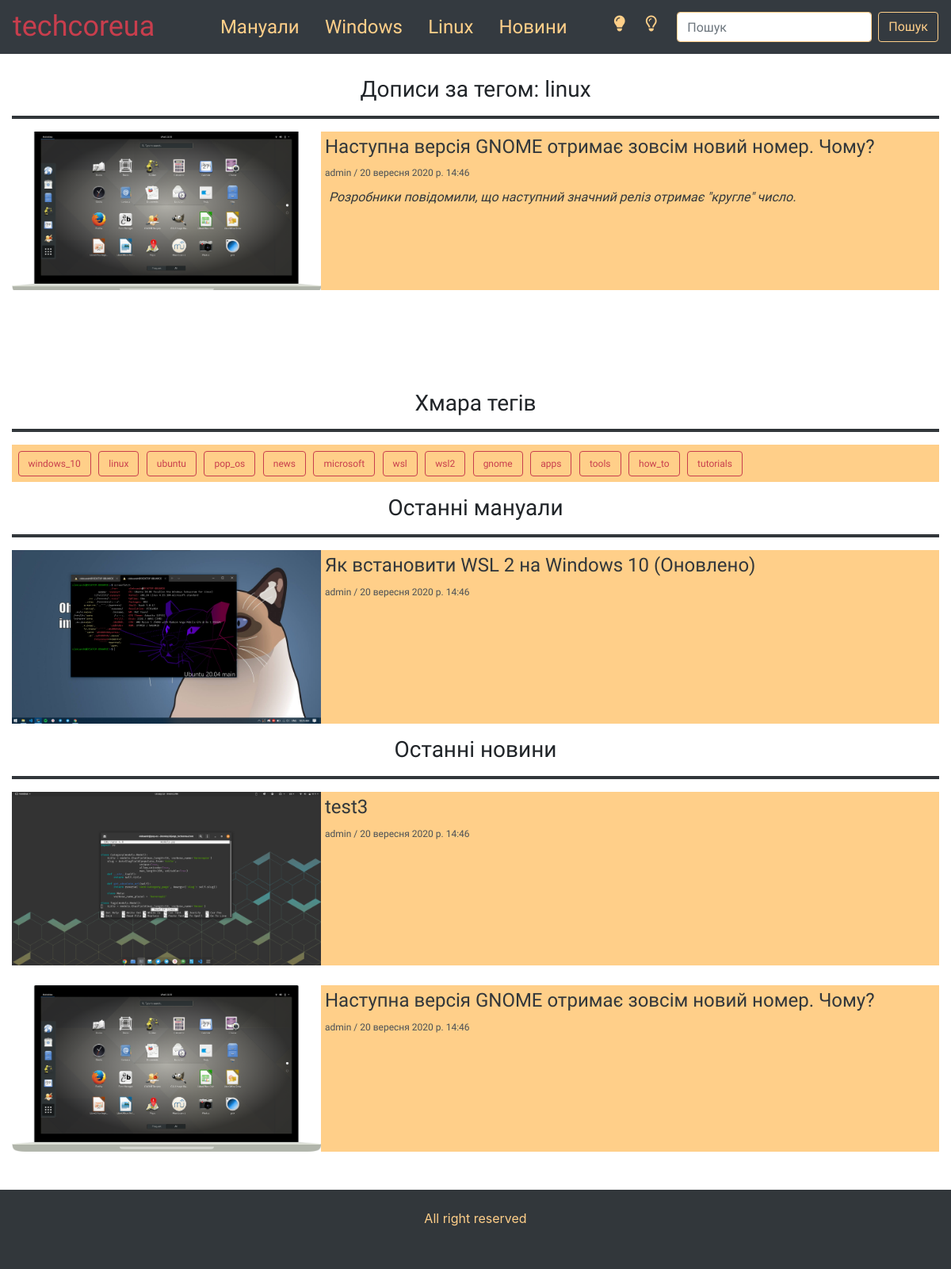
Screenshot of /tag/linux with the database file from the repository.
### core/models.py (models this page shows, shortened)
class Category(models.Model):
    title = models.CharField(max_length=50, verbose_name='Категорія')
    slug = AutoSlugField(populate_from='title',
                        unique=True,
                        allow_unicode=True,
                        max_length=200, editable=True)
    def get_absolute_url(self):
        return reverse('core:category_page', kwargs={'slug': self.slug})
    class Meta:
        verbose_name_plural = 'Категорії'

class Tags(models.Model):
    title = models.CharField(max_length=50, verbose_name='Назва')
    slug = AutoSlugField(populate_from='title',
                        unique=True,
                        allow_unicode=True,
                        max_length=200)
    def get_absolute_url(self):
        return reverse('core:tag_page', kwargs={'slug': self.slug})
    class Meta:
        verbose_name_plural = 'Теги'
        ordering = ('id',)

class Post(models.Model):
    title = models.CharField(max_length=150, verbose_name='Назва')
    main_image = models.ImageField(verbose_name='Головне фото', upload_to='uploads/main_images')
    preview_text = models.CharField(verbose_name='Текст-прев\`ю', max_length=300)
    text = models.CharField(max_length=20000, verbose_name='Текст')
    slug = AutoSlugField(populate_from='title',
                        unique=True,
                        allow_unicode=True,
                        max_length=200)
    creating_date = models.DateTimeField(verbose_name='Дата створення', auto_now_add=True)
    category = models.ForeignKey(Category, on_delete=models.CASCADE)
    tags = models.ManyToManyField(Tags, verbose_name='Теги')
    star = models.BooleanField(verbose_name='Star', default=False)
    def get_absolute_url(self):
        return reverse('core:post_page', kwargs={'slug': self.slug})
    class Meta:
        verbose_name_plural = 'Пости'
        ordering = ('-creating_date',)

### core/views.py (the view)
# urls.py: path('tag/<slug:slug>', views.tag_page, name='tag_page'),
def tag_page(request, slug):
    tags = Tags.objects.all()
    tag = Tags.objects.filter(slug=slug).first()
    categories = Category.objects.all()
    news_posts = Post.objects.filter(category__title='Новини').all()
    manuals_posts = Post.objects.filter(category__title='Мануали').all()
    posts_list = tag.post_set.all()
    page = request.GET.get('page', 1)
    paginator = Paginator(posts_list, 10)
    try:
        posts = paginator.page(page)
    except PageNotAnInteger:
        posts = paginator.page(1)
    except EmptyPage:
        posts = paginator.page(paginator.num_pages)
    context= {
        'tags': tags,
        'tag': tag,
        'posts': posts,
        'news_posts': news_posts,
        'manuals_posts': manuals_posts,
        'categories': categories
    }
    return render(request, 'tag-page.html', context=context)

### templates/tag-page.html (shortened to what this page needs)
{% extends 'base.html' %}
{% load static %}
{% block content %}
        <div class="col-12 mt-5 pt-5 category-page-container">
            <div class="wrapper">
                <h3 class="category-pageh3 text-center">Дописи за тегом: {{tag.title}}</h3><hr>
                <div class="category-page-posts">
                    {% for post in posts %}
                        <div class="category-page-post">
                            <img class="img-fluid category-page-post-img" src="{{post.main_image.url}}" alt="" srcset="">
                            <div class="category-page-post-text">
                                <a class="read_more" href="{{post.get_absolute_url}}"><h4 class="post-titleh4">{{post.title}}</h4></a>
                                <p class="autor-date-area">admin / {{post.creating_date}}</p>
                                <p class="post-preview">{{post.preview_text}}</p>
                            </div>
                        </div>
                    {% endfor %}
                </div>
            </div>
            <div class="sidebar mb-5">
                <h3 class="category-pageh3 text-center">Хмара тегів</h3><hr>
                <div class="tags_cloud mb-3">
                    {% for tag in tags %}
                        <a href="{{tag.get_absolute_url}}" class="btn">{{tag.title}}</a>
                    {% endfor %}
                </div>
                <h3 class="category-pageh3 text-center">Останні мануали</h3><hr>
                <div class="sidebar-posts">
                    {% for manual in manuals_posts %}
                    <div class="sidebar-page-post">
                        <img class="img-fluid sidebar-page-post-img" src="{{manual.main_image.url}}" alt="" srcset="">
                        <div class="sidebar-page-post-text">
                            <a class="read_more" href="{{manual.get_absolute_url}}"><h4 class="post-titleh4">{{manual.title}}</h4></a>
                            <p class="autor-date-area">admin / {{manual.creating_date}}</p>
                        </div>
                    </div>
                    {% endfor %}
                </div>
                <h3 class="category-pageh3 text-center mt-3">Останні новини</h3><hr>
                <div class="sidebar-posts">
                    {% for news in news_posts %}
                    <div class="sidebar-page-post">
                        <img class="img-fluid sidebar-page-post-img" src="{{news.main_image.url}}" alt="" srcset="">
                        <div class="sidebar-page-post-text">
                            <a class="read_more" href="{{news.get_absolute_url}}"><h4 class="post-titleh4">{{news.title}}</h4></a>
                            <p class="autor-date-area">admin / {{news.creating_date}}</p>
                        </div>
                    </div>
                    {% endfor %}
                </div>
            </div>
        </div>
    {% endblock content %}

### templates/base.html (shortened to what this page needs)
{% load static %}
<!DOCTYPE html>
<html lang="en">
    <head>
        <link rel="stylesheet" href="https://stackpath.bootstrapcdn.com/bootstrap/4.5.2/css/bootstrap.min.css">
        <link rel="stylesheet" href="{% static 'css/style.css' %}">
        <link rel="stylesheet" id="theme-style">
    </head>
<body>
  <header>
    <nav class="navbar navbar-expand-xl navbar-dark bg-dark custom-navbar fixed-top">
      <a class="custom-brand" href="/"><h2>techcoreua</h2></a>
      <div class="collapse navbar-collapse" id="navbarTogglerDemo02">
        <ul class="navbar-nav mr-auto mt-2 mt-lg-0">
          {% for category in categories %}
          <li class="nav-item nav-item-custom">
            <a class="nav-link nav-link-custom" href="{{category.get_absolute_url}}">{{category.title}}</a>
          </li>
          {% endfor %}
        </ul>
        <div class="switchbox" style="display: flex;">
          <div class="sun theme-mode" data-mode='light'>
            <i class="fas fa-lightbulb fa-lg"></i>
          </div>
          <div class="moon theme-mode" data-mode='dark'>
            <i class="far fa-lightbulb fa-lg"></i>
          </div>
        </div>
        <form class="form-inline mb-4 my-lg-0" method="GET" action="{% url 'core:search_results' %}">
          <input class="form-control mr-sm-2 custom-input" type="text" placeholder="Пошук" name="q">
          <button class="btn my-2 my-sm-0 custom-search-button" type="submit">Пошук</button>
        </form>
      </div>
    </nav>
  </header>
  <main class="main">
        {% block content %}
        {% endblock content %}
  </main>
  <footer class="footer mt-auto">
    <div class="container text-center pt-4">All right reserved</div>
  </footer>
</body>
</html>

### static_in_venv/css/style.css (style rules this page uses)
:root { --mainColor:#32373B; --secondaryColor:#FFCF89; --mainText:#32373B; --secondaryText:#4b5156; --links-color:#C83E4D; --borderColor:#C83E4D; --mainHeaderscolorLight:#32373B; --mainHeaderscolorDark:#8A97A1; --mainFont:'Ruda', sans-serif; }
p { color: var(--mainText); }
html, body { padding: 0; margin: 0; }
html { scroll-behavior: smooth; }
a { color: var(--secondaryColor); text-decoration: none!important; font-family: var(--mainFont); }
ul { list-style: none; }
h2 { font-size: 36px; padding: 0; margin: 0; }
h3 { font-size: 28px; padding: 0; margin: 0; }
h4 { font-size: 24px; padding: 0; margin: 0; }
h1, h2, h3, h4, h5, h6 { font-family: var(--mainFont); }
p { font-family: var(--mainFont); padding: 0; margin: 0; }
.custom-navbar { background-color: var(--mainColor); }
.custom-brand { color: var(--links-color); margin-right: 5%; }
.nav-item-custom { margin-left: 4%; }
.nav-link-custom { font-size: 24px; color: var(--secondaryColor)!important; width: 15%; text-overflow: nowrap; }
.custom-input { border: 1px solid var(--secondaryColor); color: var(--mainHeaderscolorLight); font-family: var(--mainFont); }
.custom-search-button { color: var(--secondaryColor); border-color: var(--secondaryColor); font-family: var(--mainFont); }
.sun, .moon { cursor: pointer; display: flex; margin-right: 25px; color: var(--secondaryColor); }
.footer { height: 100px; background-color: var(--mainColor); color: var(--secondaryColor); }
.post-titleh4 { padding-top: 5px; padding-left: 5px; padding-bottom: 5px; }
.read_more h4, h6 { color: var(--mainText); }
hr { background-color: var(--mainColor); height: 3px; }
.post-preview { padding: 10px; margin: 0; font-style: italic; }
.autor-date-area { padding-left: 5px; padding-top: 5px; font-size: 12px; color: var(--secondaryText); }
.category-page-container { display: grid; grid-template-columns: 2fr 1fr; gap: 30px; }
.category-page-posts { display: grid; grid-template-columns: 1fr 1fr; gap: 25px; }
.category-page-post-text { background-color: var(--secondaryColor); }
.category-page-post img { height: 400px; width: 100%; object-fit: cover; object-position: center; }
.tags_cloud { background-color: var(--secondaryColor); padding: 5px; }
.tags_cloud a { border: 1px solid var(--links-color); color: var(--links-color); font-size: 12px; margin: 2.5px; }
.sidebar-posts { display: grid; gap: 25px; }
.sidebar-page-post { display: grid; grid-template-columns: 1fr 2fr; }
.sidebar-page-post-img { height: 100%; width: 100%; object-fit: cover; }
.sidebar-page-post-text { background-color: var(--secondaryColor); }
@media screen and (max-width: 1300px) { .switchbox { margin-left: 43px; margin-bottom: 20px; margin-top: 10px; } }
@media screen and (max-width: 1300px) { .category-page-container { grid-template-columns: 1fr; } }
@media screen and (max-width: 1300px) { .category-page-posts { grid-template-columns: 1fr; } }
@media screen and (max-width: 1300px) { .category-page-post img { height: 200px; } }
@media screen and (max-width: 1300px) { .category-page-post { display: grid; grid-template-columns: 1fr 2fr; } }

### rows the page displays
Category: title "Мануали"
Category: title "Windows"
Category: title "Linux"
Category: title "Новини"
Tags: title "linux"
Post: main_image (picture), title "Наступна версія GNOME отримає зовсім новий номер. Чому?", creating_date "20 вересня 2020 р. 14:46", preview_text "Розробники повідомили, що наступний значний реліз отримає \"кругле\" число."
Tags: title "windows_10"
Tags: title "ubuntu"
Tags: title "pop_os"
Tags: title "news"
Tags: title "microsoft"
Tags: title "wsl"
Tags: title "wsl2"
Tags: title "gnome"
Tags: title "apps"
Tags: title "tools"
Tags: title "how_to"
Tags: title "tutorials"
Post: main_image (picture), title "Як встановити WSL 2 на Windows 10 (Оновлено)", creating_date "20 вересня 2020 р. 14:46"
Post: main_image (picture), title "test3", creating_date "20 вересня 2020 р. 14:46"
